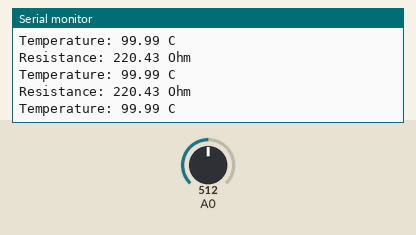
Recording of a sketch running on a simulated Arduino Uno, built with avr-gcc and run on an emulated ATmega328P. Parts: the last lines printed to the serial monitor. The test bench sets the inputs (shaded band); at power-on: A0 = 512.

Above: at 1.2 s.
1.3 s: A0 set to 1023
At 1.87 s:
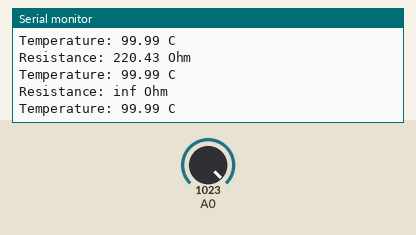
3.5 s: A0 set to 900
At 3.88 s:
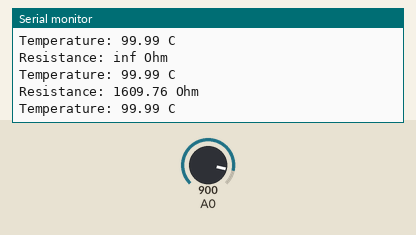

Measured:
- after the input at 1.3 s, the serial monitor: prints a new line after 0.31 s (image 1)
- after the input at 3.5 s, the serial monitor: prints a new line after 0.11 s (image 2)

The sketch:

arduino.ino
```cpp
/*int ptPin = 0;

void setup() {
  pinMode(ptPin, INPUT);

  Serial.begin(9600);
}

void loop() {
  digitalWrite(ledPin, HIGH);
  Serial.println("ON");
  delay(2000);
  digitalWrite(ledPin, LOW);
  Serial.println("OFF");
  delay(2000);
}*/

float in[] = { 100.00, 100.39, 100.78, 101.17, 101.56, 101.95, 102.34, 102.73, 103.12, 103.51,
               103.90, 104.29, 104.68, 105.07, 105.46, 105.85, 106.24, 106.63, 107.02, 107.40,
               107.79, 108.18, 108.57, 108.96, 109.35, 109.73, 110.12, 110.51, 110.90, 111.29,
               111.67, 112.06, 112.45, 112.83, 113.22, 113.61, 114.00, 114.38, 114.77, 115.15,
               115.54, 115.93, 116.31, 116.70, 117.08, 117.47, 117.86, 118.24, 118.63, 119.01,
               119.40, 119.78, 120.17, 120.55, 120.94, 121.32, 121.71, 122.09, 122.47, 122.86,
               123.24, 123.63, 124.01, 124.39, 124.78, 125.16, 125.54, 125.93, 126.31, 126.69,
               127.08, 127.46, 127.84, 128.22, 128.61, 128.99, 129.37, 129.75, 130.13, 130.52 };

// known resistance in voltage divider
int R1 = 220;


float MultiMap(float val, float* _in, uint8_t size) {
    // calculate if value is out of range
    if (val < _in[0] ) return -99.99;
    if (val > _in[size-1] ) return 99.99;

    //  search for 'value' in _in array to get the position No.
    uint8_t pos = 0;
    while(val > _in[pos]) pos++;

    // handles the 'rare' equality case
    if (val == _in[pos]) return pos;

    float r1 = _in[pos-1];
    float r2 = _in[pos];
    int c1 = pos-1;
    int c2 = pos;

    return c1 + (val - r1) / (r2-r1) * (c2-c1);
}


void setup() {
    // put your setup code here, to run once:
    Serial.begin(9600);
}


void loop() {
    // put your main code here, to run repeatedly:
    int pt100 = analogRead(A0);
    float Vout = pt100 * (5.0 / 1023.0);
    float R2 = R1 * 1/(5.0/Vout - 1);

    float c =  MultiMap(R2,in,80);

    Serial.print("Resistance: ");
    Serial.print(R2);
    Serial.println(" Ohm");

    Serial.print("Temperature: ");
    Serial.print(c);
    Serial.println(" C");

    delay(400);
}
```
